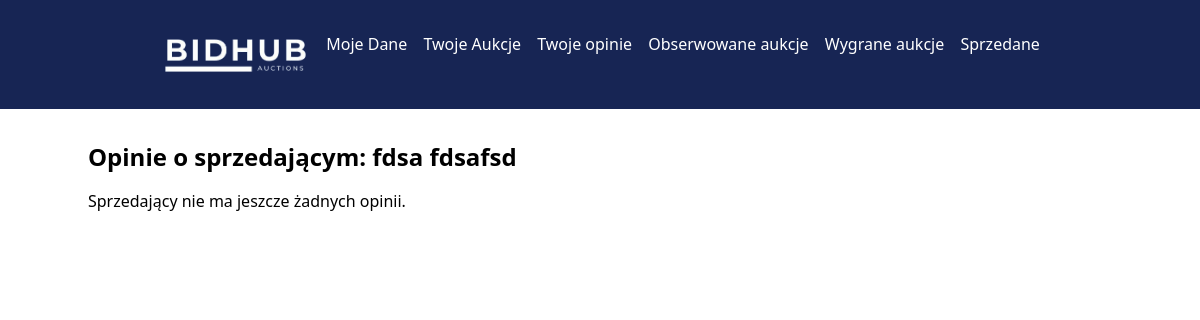
/dist/seller_reviews.php?seller_id=20, run on an earlier commit of the app's database.
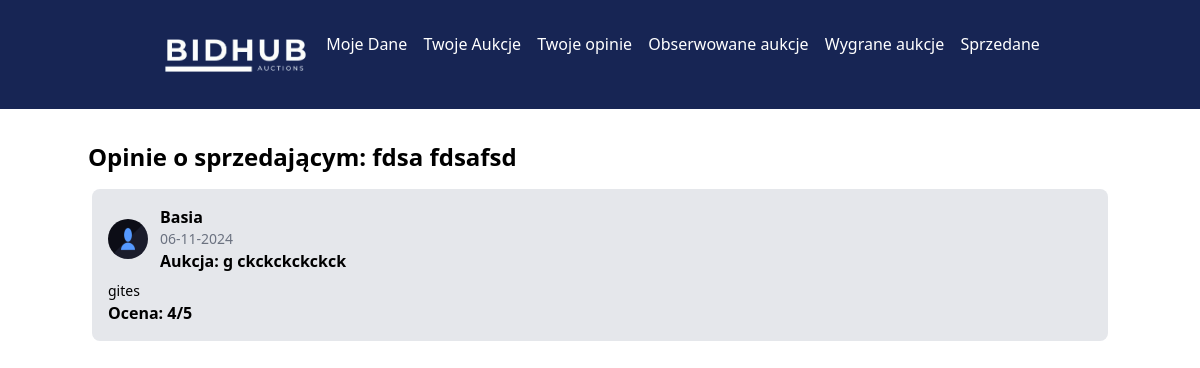
And on a later commit of the database.
### tables this page shows
CREATE TABLE `reviews` (
  `id_review` int(11) NOT NULL,
  `completed_auction_id` int(11) NOT NULL,
  `reviewer_id` int(11) NOT NULL,
  `reviewed_user_id` int(11) NOT NULL,
  `rating` tinyint(4) NOT NULL CHECK (`rating` between 1 and 5),
  `comment` varchar(1000) DEFAULT NULL,
  `review_date` datetime DEFAULT current_timestamp()
);

CREATE TABLE `users` (
  `id_user` int(11) NOT NULL,
  `firstName` varchar(50) NOT NULL,
  `lastName` varchar(50) NOT NULL,
  `email` varchar(60) NOT NULL,
  `id_role` tinyint(4) NOT NULL DEFAULT 1,
  `pass` varchar(255) NOT NULL,
  `passwordrepeat` varchar(255) NOT NULL,
  `city` varchar(100) DEFAULT NULL,
  `street` varchar(100) DEFAULT NULL,
  `house_number` varchar(10) DEFAULT NULL,
  `postal_code` varchar(20) DEFAULT NULL,
  `phone_number` varchar(20) DEFAULT NULL,
  `profile_image` varchar(255) DEFAULT '../uploads/user-3331256_1280.png',
  `reset_token` varchar(255) DEFAULT NULL,
  `token_expiry` datetime DEFAULT NULL,
  `bank_account_number` varchar(34) DEFAULT NULL
);

CREATE TABLE `completed_auctions` (
  `id` int(11) NOT NULL,
  `title` varchar(255) DEFAULT NULL,
  `image` varchar(255) NOT NULL,
  `description` text DEFAULT NULL,
  `end_time` datetime DEFAULT NULL,
  `price` decimal(10,2) DEFAULT NULL,
  `status` varchar(50) DEFAULT NULL,
  `id_user` int(11) DEFAULT NULL,
  `highest_bidder_id` int(11) DEFAULT NULL,
  `payment_status` enum('zaplacone','niezaplacone') DEFAULT 'niezaplacone',
  `delivery_status` enum('odebrane','nieodebrane') DEFAULT 'nieodebrane',
  `is_send` enum('tak','nie') DEFAULT 'nie'
);

### dist/seller_reviews.php (the view, shortened to what this page needs)
<?php
include_once "../scripts/connect.php";
$sellerId = (int)$_GET['seller_id'];
$sellerInfoQuery = "SELECT firstName, lastName FROM users WHERE id_user = :seller_id";
$sellerInfoStmt = $conn->prepare($sellerInfoQuery);
$sellerInfoStmt->execute(['seller_id' => $sellerId]);
$sellerInfo = $sellerInfoStmt->fetch(PDO::FETCH_ASSOC);
$reviewsSql = "SELECT r.rating, r.comment, r.review_date, u.firstName AS reviewer_first_name, u.profile_image, ca.title AS auction_title
               FROM reviews r
               JOIN users u ON r.reviewer_id = u.id_user
               JOIN completed_auctions ca ON r.completed_auction_id = ca.id
               WHERE r.reviewed_user_id = :seller_id
               ORDER BY r.review_date DESC";
$reviewsStmt = $conn->prepare($reviewsSql);
$reviewsStmt->execute(['seller_id' => $sellerId]);
$sellerReviews = $reviewsStmt->fetchAll(PDO::FETCH_ASSOC);
?>
<!DOCTYPE html>
<html lang="pl">
<head>
    <link rel="stylesheet" href="../src/output.css">
    <link href="https://cdn.jsdelivr.net/npm/tailwindcss@2.2.19/dist/tailwind.min.css" rel="stylesheet">
</head>
<body>
<header class="bg-blue-950">
    <div class="container w-4/5 m-auto bg-blue-950 flex justify-around p-8">
        <div><a href="loggin.php"><img src="/projekt/projekt/img/BidHub_logo_removebg_minimalized.png" alt="Logo" width="150" height="150"></a></div>
        <div class="text-white"><a href="user_profile.php">Moje Dane</a></div>
        <div class="text-white"><a href="user_profile_auctions.php">Twoje Aukcje</a></div>
        <div class="text-white"><a href="my_reviews.php">Twoje opinie</a></div>
        <div class="text-white"><a href="user_profile_fav.php">Obserwowane aukcje</a></div>
        <div class="text-white"><a href="user_win_auction_profile.php">Wygrane aukcje</a></div>
        <div class="text-white"><a href="user_sold_list.php">Sprzedane</a></div>
    </div>
</header>
<main class="container mx-auto mt-8">
    <h2 class="text-2xl font-bold mb-4">Opinie o sprzedającym: <?php echo htmlspecialchars($sellerInfo['firstName'] . ' ' . $sellerInfo['lastName']); ?></h2>
    <ul>
        <?php if (!empty($sellerReviews)): ?>
            <?php foreach ($sellerReviews as $review): ?>
                <li class="bg-gray-200 m-1 p-4 rounded-lg">
                    <div class="flex items-center">
                        <img class="w-10 h-10 rounded-full mr-3" src="<?php echo htmlspecialchars($review['profile_image']); ?>" alt="Zdjęcie profilu">
                        <div>
                            <p class="font-bold"><?php echo htmlspecialchars($review['reviewer_first_name']); ?></p>
                            <p class="text-sm text-gray-500"><?php echo htmlspecialchars(date('d-m-Y', strtotime($review['review_date']))); ?></p>
                            <p class="font-semibold">Aukcja: <?php echo htmlspecialchars($review['auction_title']); ?></p>
                        </div>
                    </div>
                    <div class="mt-2">
                        <p class="text-sm"><?php echo htmlspecialchars($review['comment']); ?></p>
                        <p class="font-bold">Ocena: <?php echo htmlspecialchars($review['rating']); ?>/5</p>
                    </div>
                </li>
            <?php endforeach; ?>
        <?php else: ?>
            <p>Sprzedający nie ma jeszcze żadnych opinii.</p>
        <?php endif; ?>
    </ul>
</main>
</body>
</html>

What changed in the data, as far as the page shows it:
added reviews: users.profile_image (picture), users.firstName "Basia", review_date "06-11-2024", completed_auction.title "g ckckckckckck", comment "gites", rating "4"
Also different on the page:
text no longer shown: "Sprzedający nie ma jeszcze żadnych opinii."
